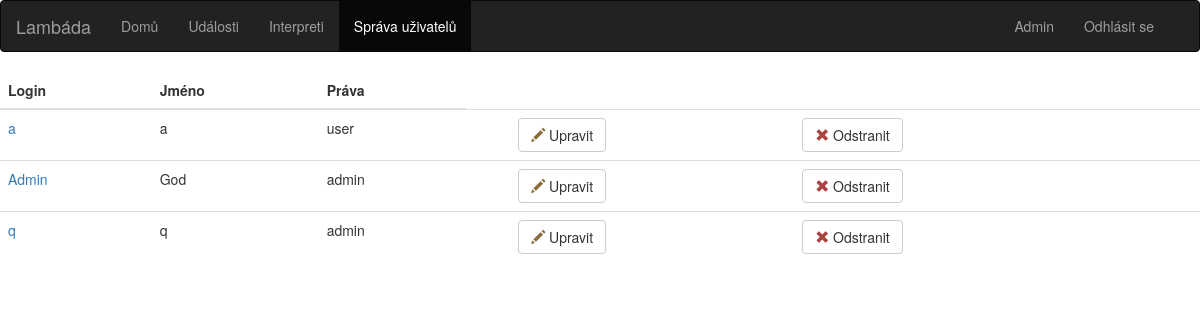
Page /uzivatele.php (signed in) on the earlier database version.
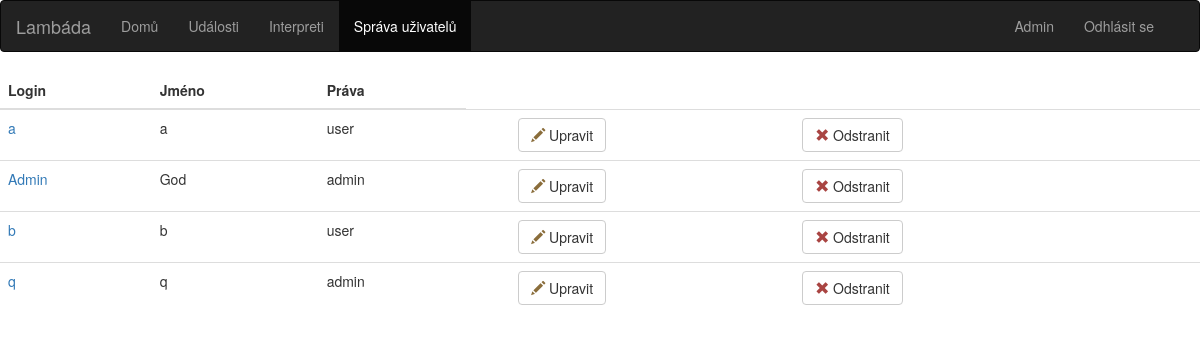
Same page on the later database version.
### tables this page shows
CREATE TABLE uzivatel (
  login VARCHAR(30) NOT NULL,
  heslo VARCHAR(30) NOT NULL, 
  jmeno VARCHAR(50) NOT NULL,
  mesto VARCHAR(30),
  email VARCHAR(50) NOT NULL,
  tel_cislo VARCHAR(20),
  prava VARCHAR(10) DEFAULT 'user'
);

### uzivatele.php (the view, shortened to what this page needs)
<!DOCTYPE html>
<html>
	<head>
		<link rel="stylesheet" href="https://maxcdn.bootstrapcdn.com/bootstrap/3.3.7/css/bootstrap.min.css">
	</head>
	<body>
		<?php include 'database.php'; ?>
		<nav class="navbar navbar-inverse">
			<div class="container-fluid">
				<div class="navbar-header">
					<a class="navbar-brand" href="index.php">Lambáda</a>
				</div>
				<div class="collapse navbar-collapse" id="myNavbar">
					<ul class="nav navbar-nav">
						<li><a href="index.php">Domů</a></li>
						<li><a href="udalosti.php">Události</a></li>
						<li><a href="interpreti.php">Interpreti</a></li>
						<li class="active"><a href="uzivatele.php" class="<?php if (!isset($_SESSION['admin'])) echo hidden?>">Správa uživatelů</a></li>
					</ul>
					<ul class="nav navbar-nav navbar-right <?php if (!isset($_SESSION['uzivatel'])) echo hidden?>">
						<li><?php if(isset($_SESSION['uzivatel'])) echo "<a href='profil.php?login=" .$_SESSION['uzivatel']. "'>" .$_SESSION['uzivatel']. "</a></li>
						<li><a href='index.php?logout'> Odhlásit se</a>"?></li>
					</ul>
				</div>
			</div>
		</nav>
		<?php
		if (isset($_SESSION['admin'])){
			$sql = "SELECT * FROM uzivatel ORDER BY login";
			$result = $conn->query($sql);
			if ($result->num_rows > 0) { ?>
				<table class='table table-hover'>
					<thead>
						<tr>
							<th>Login</th>
							<th>Jméno</th>
							<th>Práva</th>
						</tr>
					</thead>
				<tbody>
				<? while($row = $result->fetch_assoc()) { ?>
					<tr>
						<td><a href='profil.php?login=<?echo $row["login"]?>' ><?echo $row["login"]?> </a></td>
						<td> <?echo $row["jmeno"] ?></td>
						<td> <?echo $row["prava"] ?></td>
						<td></td>
						<td>
							<form action='profil.php?login=<?echo $row["login"]?>' method='post'><button type='submit' name='edit' value='true' class='btn btn-default'><span class="glyphicon glyphicon-pencil text-warning"></span> Upravit</button></td>
						<td>
							<form action='' method='post'><button type='submit' name='remove' value=<?echo $row["login"]?> class='btn btn-default'><span class='glyphicon glyphicon-remove text-danger'></span> Odstranit</button></form>
						</td>
						<td></td>
						<td></td>
					</tr>
				<? } ?>
					</tbody>
				</table>
			<? } } else { echo "K zobrazeni stránky nemáte dostatečná oprávnění"; }?>

### database.php (shortened to what this page needs)
<html>
	<head>
	</head>
	<body>
	</body>
</html>

Differences in the rows shown:
added uzivatel: login "b", jmeno "b", prava "user"
